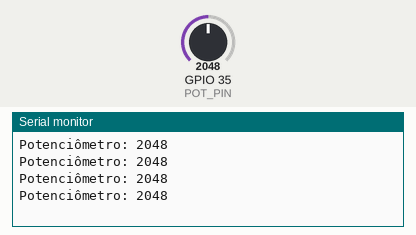
Bench run of a sketch on a simulated ESP32. On the bench: the last lines printed to the serial monitor. The test bench sets the inputs (shaded band); at power-on: GPIO 35 (POT_PIN) = 2048.

Above: at 1.2 s.
1.3 s: GPIO 35 (POT_PIN) set to 2866
At 1.71 s:
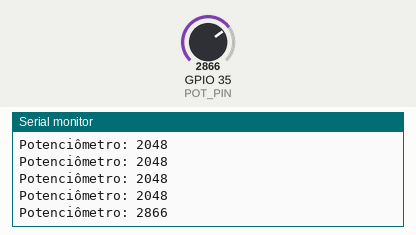
2.8 s: GPIO 35 (POT_PIN) set to 3603
At 2.91 s:
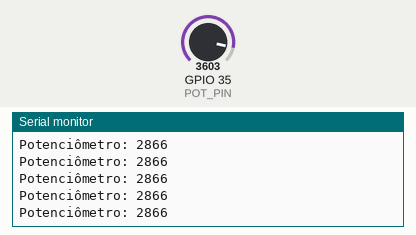
Timing chart, 0 to 5.8 s (numbered marks = the images above; inputs shaded):
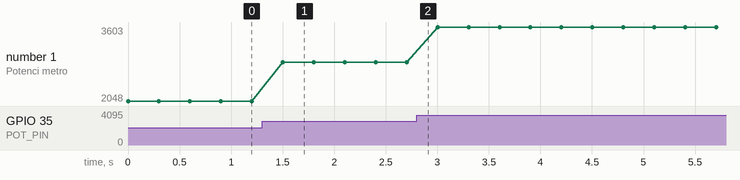

Measured:
- after the input at 1.3 s, the serial monitor: prints a new line after 0.20 s (image 1)
- plotted number 1: 2048 → 2866 after the input at 1.3 s, 2866 → 3603 after the input at 2.8 s

The sketch:

potenciometro.ino
```cpp
#define POT_PIN 35

void setup() {
  Serial.begin(115200);
}

void loop() {
  int value = analogRead(POT_PIN);
  Serial.print("Potenciômetro: ");
  Serial.println(value);
  delay(300);
}
```
